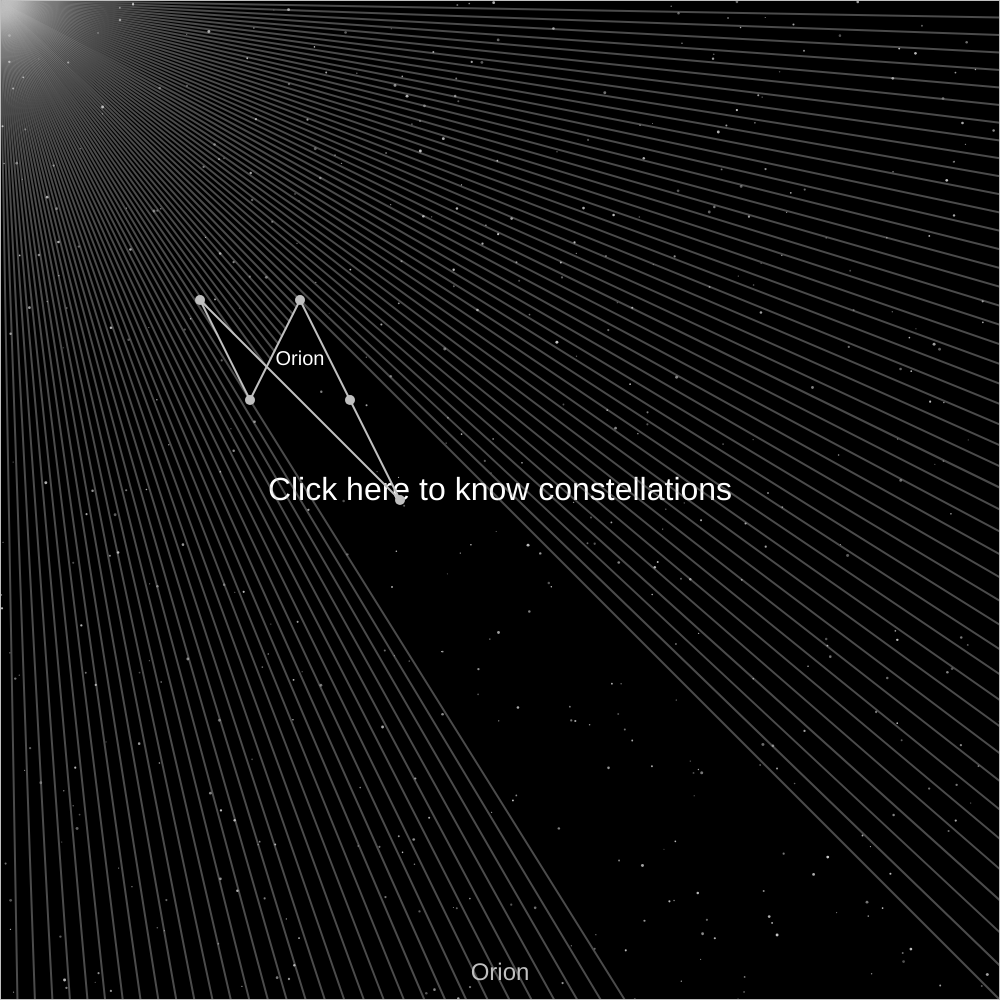
Frame 1 (no input)
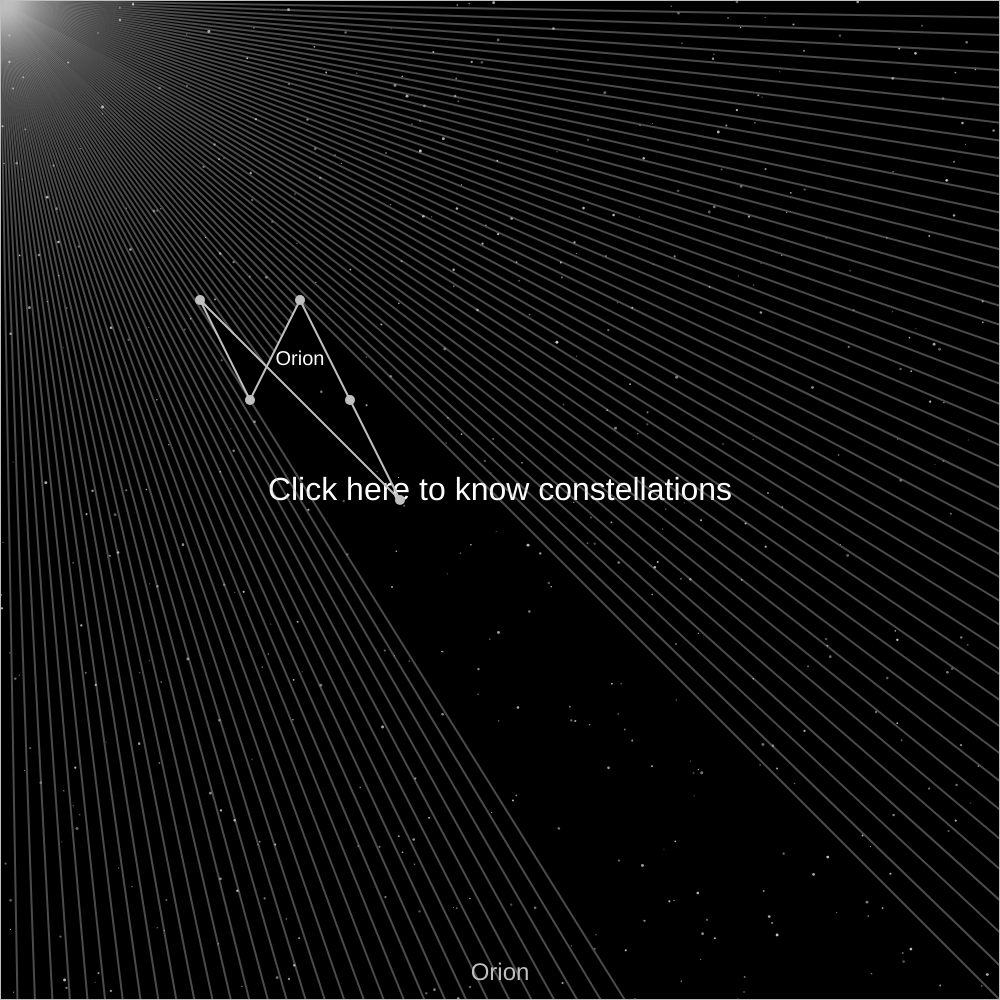
Frame 60 (no input)
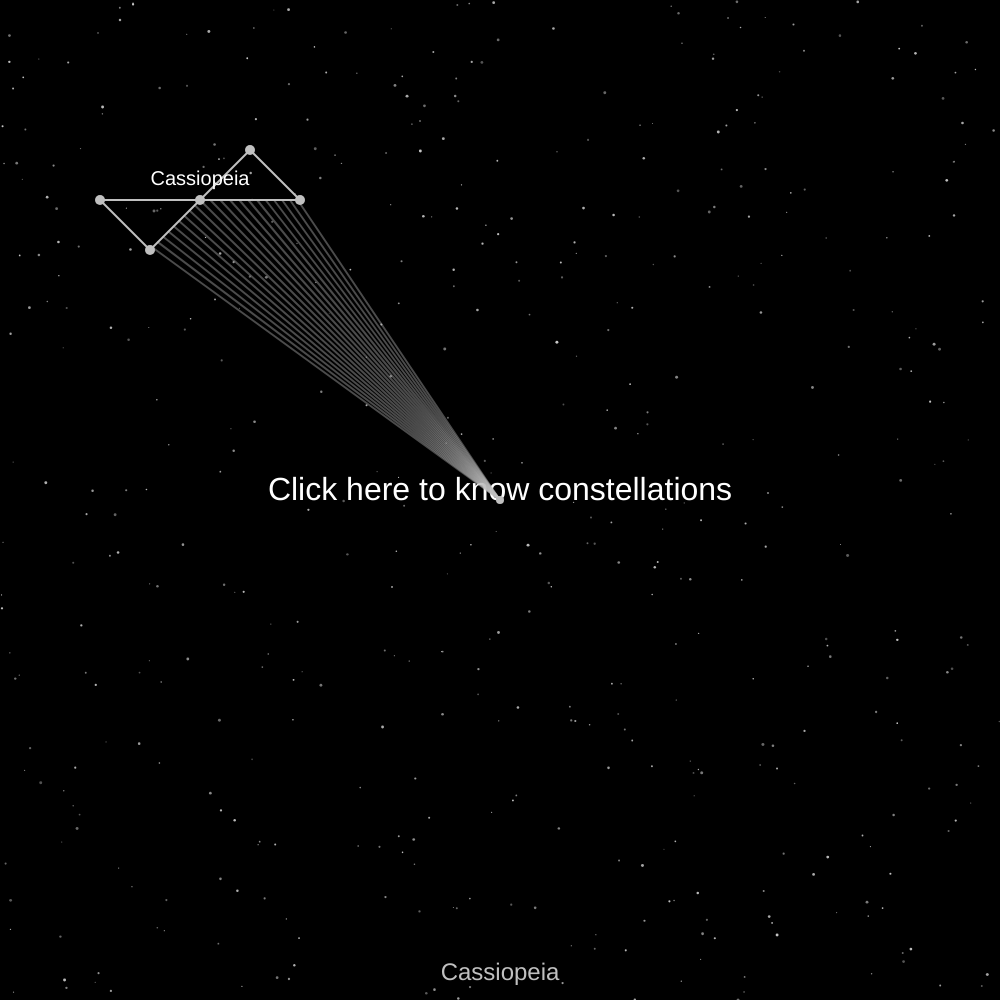
Frame 120 (the mouse pressed at the canvas centre since frame 60)

The p5.js sketch that drew these frames (run headless with seeded random() and noise() and a simulated clock; from frame 60 on, the mouse is pressed at the canvas centre):

// p5.js sketch
// ── sketch.js
// Global variables
let walls = []; // Array to store boundary objects
let particle;
let stars = []; // Array for background stars
let constellations = [
  { name: "Orion", stars: [[200, 300], [250, 400], [300, 300], [350, 400], [400, 500]] },
  { name: "Cassiopeia", stars: [[100, 200], [150, 250], [200, 200], [250, 150], [300, 200]] },
  { name: "Ursa Major", stars: [[300, 300], [350, 350], [400, 300], [450, 250], [500, 300]] },
  { name: "Lyra", stars: [[400, 200], [450, 250], [500, 200], [550, 150], [600, 200]] },
  { name: "Scorpius", stars: [[250, 500], [300, 550], [350, 500], [400, 450], [450, 400]] }
];
let currentConstellationIndex = 0;

function setup() {
  createCanvas(1000, 1000);

  // Initialize background stars
  for (let i = 0; i < 500; i++) {
    stars.push({
      pos: createVector(random(width), random(height)),
      size: random(1, 3),
      brightness: random(100, 255),
      flicker: random(0.5, 1.5)
    });
  }

  // Initialize the first constellation and boundary walls
  createConstellation(constellations[currentConstellationIndex].stars);
  createBoundaryWalls();

  // Initialize the particle
  particle = new Particle();
  noCursor();
}

function draw() {
  // Draw realistic space background
  background(0);
  noStroke();
  for (let star of stars) {
    fill(star.brightness, star.brightness, star.brightness, 200);
    ellipse(star.pos.x, star.pos.y, star.size);
    star.brightness += random(-star.flicker, star.flicker); // Flickering effect
    star.brightness = constrain(star.brightness, 100, 255);
  }

  // Display the title if no mouse is pressed yet
  if (frameCount < 200) {
    fill(255);
    textSize(32);
    textAlign(CENTER);
    text("Click here to know constellations", width / 2, height / 2);
  }

  // Display walls and particle behavior
  walls.forEach(wall => wall.show());
  particle.update(mouseX, mouseY);
  particle.show();
  particle.look(walls);

  // Display constellation name
  noStroke();
  fill(192, 192, 192);
  textSize(24);
  textAlign(CENTER);
  text(
    constellations[currentConstellationIndex].name,
    width / 2,
    height - 20
  );

  // Display constellation points and names
  drawConstellationPoints(constellations[currentConstellationIndex]);
}

function mousePressed() {
  // Change to the next constellation
  currentConstellationIndex = (currentConstellationIndex + 1) % constellations.length;
  walls = [];
  createConstellation(constellations[currentConstellationIndex].stars);
}

// Function to create a constellation from a given set of star coordinates
function createConstellation(starPositions) {
  for (let i = 0; i < starPositions.length; i++) {
    let start = createVector(starPositions[i][0], starPositions[i][1]);
    let end = createVector(
      starPositions[(i + 1) % starPositions.length][0],
      starPositions[(i + 1) % starPositions.length][1]
    );
    walls.push(new Boundary(start.x, start.y, end.x, end.y));
  }
}

// Function to add canvas boundary walls
function createBoundaryWalls() {
  walls.push(new Boundary(0, 0, width, 0)); // Top
  walls.push(new Boundary(width, 0, width, height)); // Right
  walls.push(new Boundary(width, height, 0, height)); // Bottom
  walls.push(new Boundary(0, height, 0, 0)); // Left
}

// Function to draw points and name of the constellation
function drawConstellationPoints(constellation) {
  let avgX = 0;
  let avgY = 0;

  // Draw point for each star
  for (let i = 0; i < constellation.stars.length; i++) {
    let star = constellation.stars[i];
    ellipse(star[0], star[1], 10, 10); // Draw point for each star

    // Accumulate the positions to calculate the average (center)
    avgX += star[0];
    avgY += star[1];
  }

  // Calculate the center of the constellation
  avgX /= constellation.stars.length;
  avgY /= constellation.stars.length;

  // Display the name of the constellation in the center
  fill(255);
  textSize(20);
  textAlign(CENTER);
  text(constellation.name, avgX, avgY - 15); // Name displayed above the center of the constellation
}

// Boundary class
class Boundary {
  constructor(x1, y1, x2, y2) {
    this.a = createVector(x1, y1);
    this.b = createVector(x2, y2);
  }

  show() {
    stroke(192); // Silver color
    strokeWeight(2);
    line(this.a.x, this.a.y, this.b.x, this.b.y);
  }
}

// Particle class
class Particle {
  constructor() {
    this.pos = createVector(width / 2, height / 2);
    this.rays = [];

    // Create rays at 1-degree intervals
    for (let angle = 0; angle < 360; angle++) {
      this.rays.push(new Ray(this.pos, radians(angle)));
    }
  }

  update(x, y) {
    this.pos.set(x, y);
  }

  look(walls) {
    for (let ray of this.rays) {
      let closest = null;
      let record = Infinity;

      for (let wall of walls) {
        const pt = ray.cast(wall);
        if (pt) {
          const d = p5.Vector.dist(this.pos, pt);
          if (d < record) {
            record = d;
            closest = pt;
          }
        }
      }

      if (closest) {
        stroke(192, 192, 192, 100); // Silver for rays
        line(this.pos.x, this.pos.y, closest.x, closest.y);
      }
    }
  }

  show() {
    fill(192);
    noStroke();
    ellipse(this.pos.x, this.pos.y, 8); // Larger particle
  }
}

// Ray class
class Ray {
  constructor(pos, angle) {
    this.pos = pos;
    this.dir = p5.Vector.fromAngle(angle);
  }

  show() {
    stroke(192);
    push();
    translate(this.pos.x, this.pos.y);
    line(0, 0, this.dir.x * 10, this.dir.y * 10);
    pop();
  }

  cast(wall) {
    const x1 = wall.a.x;
    const y1 = wall.a.y;
    const x2 = wall.b.x;
    const y2 = wall.b.y;
    const x3 = this.pos.x;
    const y3 = this.pos.y;
    const x4 = this.pos.x + this.dir.x;
    const y4 = this.pos.y + this.dir.y;

    const den = (x1 - x2) * (y3 - y4) - (y1 - y2) * (x3 - x4);
    if (den === 0) return;

    const t = ((x1 - x3) * (y3 - y4) - (y1 - y3) * (x3 - x4)) / den;
    const u = -((x1 - x2) * (y1 - y3) - (y1 - y2) * (x1 - x3)) / den;

    if (t > 0 && t < 1 && u > 0) {
      return createVector(x1 + t * (x2 - x1), y1 + t * (y2 - y1));
    }
  }
}
